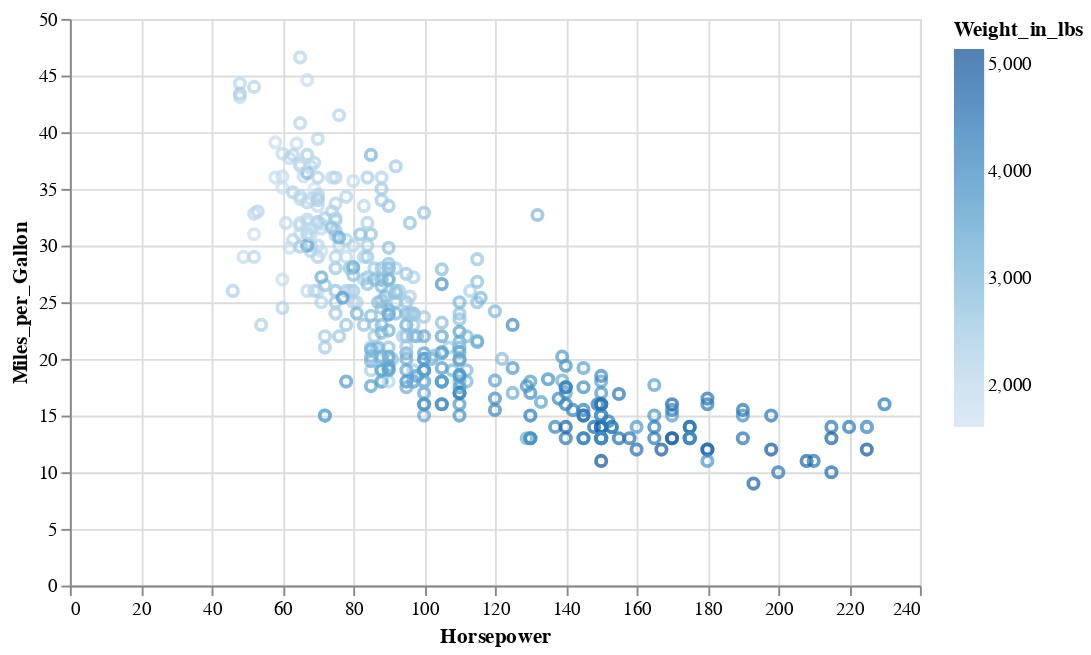

Notebook source saved alongside this figure:
### Markdown cell above
Notice that unlike matplotlib, pdvega recognizes that the ``Cylinders`` column consists of discrete, ordinal values, and chooses the legend accordingly.
For continuous values, a continuous legend is used:

### Code cell
cars.vgplot.scatter(x='Horsepower', y='Miles_per_Gallon', c='Weight_in_lbs')

### Figure 1 — Vega-Lite specification as saved in the notebook (floating-point values rounded to 4 significant figures; data arrays with more than 128 entries replaced by an {"elided": "..."} marker saying what was removed)
{"$schema": "https://vega.github.io/schema/vega-lite/v2.4.3.json", "config": {"view": {"height": 300, "width": 400}}, "data": {"values": {"elided": "406 records"}}, "encoding": {"color": {"field": "Weight_in_lbs", "type": "quantitative"}, "x": {"field": "Horsepower", "type": "quantitative"}, "y": {"field": "Miles_per_Gallon", "type": "quantitative"}}, "height": 300, "mark": "point", "title": "", "width": 450}
